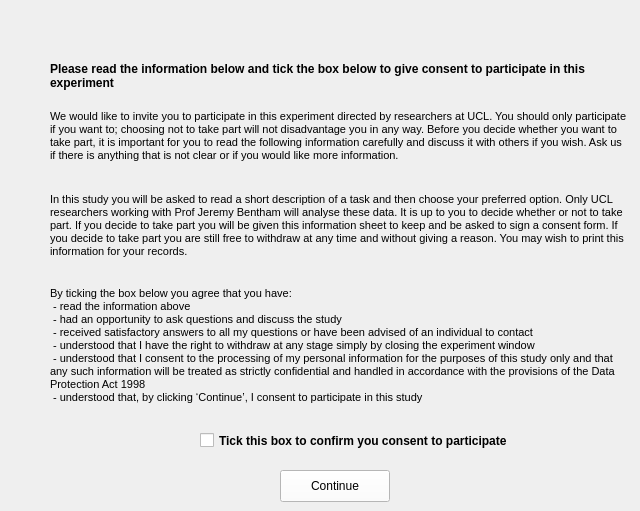
    <widget class="QWidget" name="pageConsent">
     <widget class="QPushButton" name="consentContinueButton">
      <property name="geometry">
       <rect>
        <x>280</x>
        <y>470</y>
        <width>110</width>
        <height>32</height>
       </rect>
      </property>
      <property name="font">
       <font>
        <family>Arial</family>
       </font>
      </property>
      <property name="autoFillBackground">
       <bool>false</bool>
      </property>
      <property name="styleSheet">
       <string notr="true">background-color: rgb(255, 255, 255);</string>
      </property>
      <property name="text">
       <string>Continue</string>
      </property>
     </widget>
     <widget class="QLabel" name="label_15">
      <property name="geometry">
       <rect>
        <x>0</x>
        <y>-20</y>
        <width>131</width>
        <height>91</height>
       </rect>
      </property>
      <property name="text">
       <string/>
      </property>
      <property name="pixmap">
       <pixmap>ucl-logo.jpg</pixmap>
      </property>
      <property name="scaledContents">
       <bool>true</bool>
      </property>
     </widget>
     <widget class="QLabel" name="consentInfo">
      <property name="geometry">
       <rect>
        <x>50</x>
        <y>90</y>
        <width>581</width>
        <height>91</height>
       </rect>
      </property>
      <property name="font">
       <font>
        <family>Arial</family>
        <pointsize>8</pointsize>
       </font>
      </property>
      <property name="text">
       <string>We would like to invite you to participate in this experiment directed by researchers at UCL. You should only participate if you want to; choosing not to take part will not disadvantage you in any way. Before you decide whether you want to take part, it is important for you to read the following information carefully and discuss it with others if you wish. Ask us if there is anything that is not clear or if you would like more information. </string>
      </property>
      <property name="wordWrap">
       <bool>true</bool>
      </property>
     </widget>
     <widget class="QLabel" name="consentInfo_2">
      <property name="geometry">
       <rect>
        <x>50</x>
        <y>60</y>
        <width>581</width>
        <height>31</height>
       </rect>
      </property>
      <property name="font">
       <font>
        <family>Arial</family>
        <pointsize>9</pointsize>
        <weight>75</weight>
        <bold>true</bold>
       </font>
      </property>
      <property name="text">
       <string>Please read the information below and tick the box below to give consent to participate in this experiment</string>
      </property>
      <property name="wordWrap">
       <bool>true</bool>
      </property>
     </widget>
     <widget class="QLabel" name="consentInfo_4">
      <property name="geometry">
       <rect>
        <x>50</x>
        <y>240</y>
        <width>581</width>
        <height>211</height>
       </rect>
      </property>
      <property name="font">
       <font>
        <family>Arial</family>
        <pointsize>8</pointsize>
       </font>
      </property>
      <property name="text">
       <string>By ticking the box below you agree that you have: 
 - read the information above 
 - had an opportunity to ask questions and discuss the study 
 - received satisfactory answers to all my questions or have been advised of an individual to contact 
 - understood that I have the right to withdraw at any stage simply by closing the experiment window
 - understood that I consent to the processing of my personal information for the purposes of this study only and that any such information will be treated as strictly confidential and handled in accordance with the provisions of the Data Protection Act 1998 
 - understood that, by clicking ‘Continue’, I consent to participate in this study </string>
      </property>
      <property name="wordWrap">
       <bool>true</bool>
      </property>
     </widget>
     <widget class="QLabel" name="consentInfo_3">
      <property name="geometry">
       <rect>
        <x>50</x>
        <y>170</y>
        <width>581</width>
        <height>111</height>
       </rect>
      </property>
      <property name="font">
       <font>
        <family>Arial</family>
        <pointsize>8</pointsize>
       </font>
      </property>
      <property name="text">
       <string>In this study you will be asked to read a short description of a task and then choose your preferred option. Only UCL researchers working with Prof Jeremy Bentham will analyse these data. It is up to you to decide whether or not to take part. If you decide to take part you will be given this information sheet to keep and be asked to sign a consent form. If you decide to take part you are still free to withdraw at any time and without giving a reason. You may wish to print this information for your records.</string>
      </property>
      <property name="wordWrap">
       <bool>true</bool>
      </property>
     </widget>
     <widget class="QCheckBox" name="consentBox">
      <property name="enabled">
       <bool>true</bool>
      </property>
      <property name="geometry">
       <rect>
        <x>200</x>
        <y>430</y>
        <width>371</width>
        <height>21</height>
       </rect>
      </property>
      <property name="font">
       <font>
        <family>Arial</family>
        <pointsize>9</pointsize>
        <weight>75</weight>
        <bold>true</bold>
       </font>
      </property>
      <property name="styleSheet">
       <string notr="true">color: rgb(0, 0, 0);</string>
      </property>
      <property name="text">
       <string>Tick this box to confirm you consent to participate</string>
      </property>
      <property name="checkable">
       <bool>true</bool>
      </property>
      <property name="tristate">
       <bool>false</bool>
      </property>
     </widget>
    </widget>
